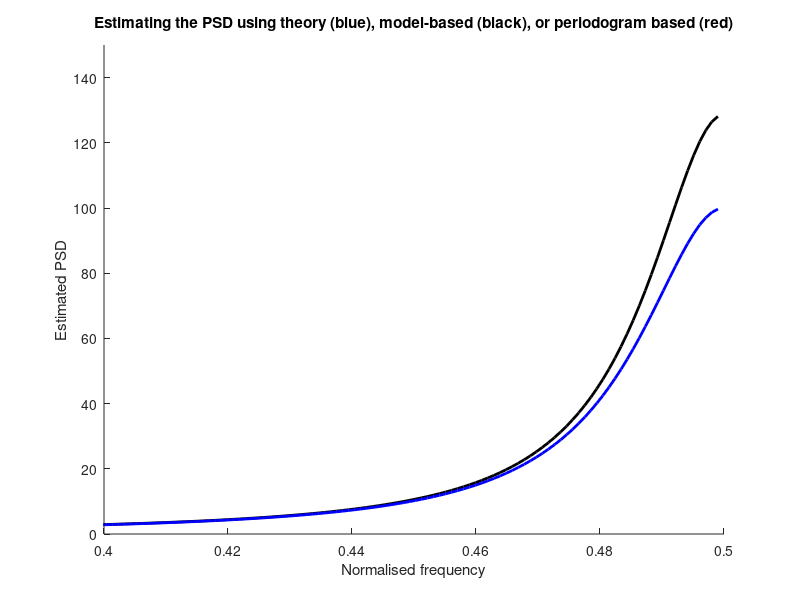

This chart was generated by the following MATLAB code: (Note: this script raises an error after producing the figure.)
clear all

%Part 3.2.4----------------------------------------------------------------

figure(1)
set(gcf,'Color','w')
title('Estimating the PSD using theory (blue), model-based (black), or periodogram based (red)')
axis([0.4 0.5 0 150])
hold on
xlabel('Normalised frequency')
ylabel('Estimated PSD')


[h,w]= freqz((1.0151),[1 0.9105],512);
plot(w/(2*pi),abs(h).^2, 'k', 'LineWidth', 2)

[h,w]= freqz((1),[1 0.9],512);
plot(w/(2*pi),abs(h).^2, 'b', 'LineWidth', 2)

x = randn(1064,1);
y = filter((1),[1 0.9],x);
y = y(41:1064);
pgm(y);